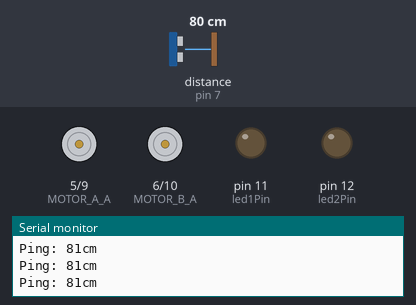
This sketch was run on a simulated Arduino Uno, built with avr-gcc and run on an emulated ATmega328P. On the bench: motor-driver pin pairs drawn as motors (green arrow = first pin HIGH = forward, orange = second pin HIGH = backward, longer = more drive), output pins drawn as LEDs (lit = HIGH), the last lines printed to the serial monitor. Dashed ring = blinking. The inputs (shaded band) are chosen by the test bench; at power-on: distance to the obstacle (sensor on pin 7) 80 cm. The echo pulse lasts 58.3 µs per cm.

Above: at 1.7 s.
1.8 s: distance to the obstacle (sensor on pin 7) set to 11 cm
4.8 s: distance to the obstacle (sensor on pin 7) set to 8 cm
At 5.9 s:
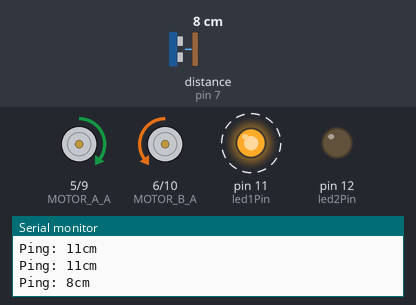
7.8 s: distance to the obstacle (sensor on pin 7) set to 18 cm
At 8.5 s:
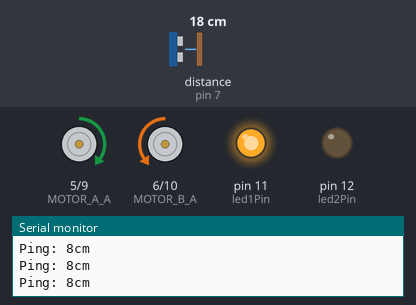
10.8 s: distance to the obstacle (sensor on pin 7) set to 2 cm
At 11.3 s:
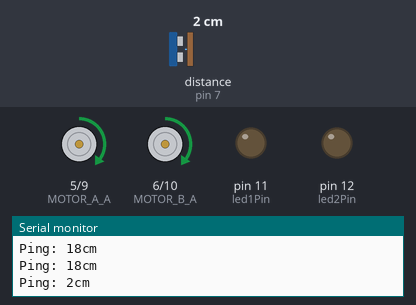
13.8 s: distance to the obstacle (sensor on pin 7) set to 35 cm
At 15.7 s:
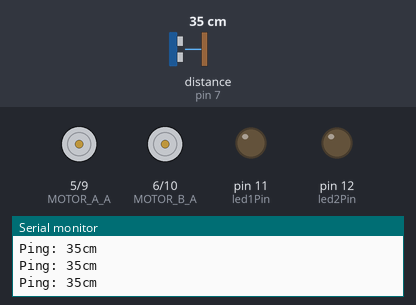
Timing chart, 0 to 16.5 s (numbered marks = the images above; inputs shaded):
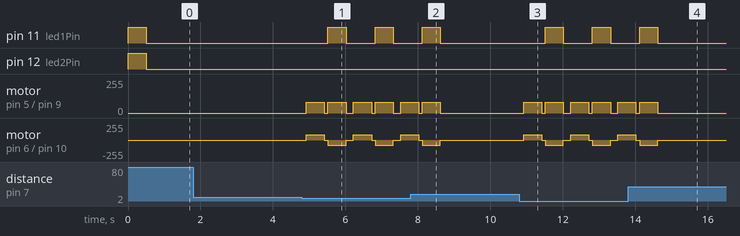

The sketch:

Test4_all.ino
```cpp
/*
 * Robot program
 * done :
 *    - led
 *    - ultrasound
 *    - //buzzer
 *    - motor (test to do)
 *    - remote
 *
 */
#include <IRLib.h>
#include <NewPing.h>  // Ultrasound library

#define led1Pin       11  // LEDs
#define led2Pin       12  // LEDs
#define ECHO_PIN      7   // Arduino pin tied to echo pin on ping sensor.
#define TRIGGER_PIN   8   // Arduino pin tied to trigger pin on ping sensor.
#define buzzerPin     3   // Buzzer
#define remotePin     4   // Ir reciever
#define MOTOR_A_B     9   // Motor A pin 1, A-IB, DIR
#define MOTOR_A_A     5   // Motor A pin 2, A-IA, PWM
#define MOTOR_B_B     10  // Motor B pin 1, B-IB, DIR
#define MOTOR_B_A     6   // Motor B pin 2, B-IA, PWM

#define UP    0xFF629D
#define DOWN  0xFFA857
#define RIGHT 0xFFC23D
#define LEFT  0xFF22DD
#define OK    0xFF02FD
#define NUM_1 0xFF6897
#define NUM_2 0xFF9867
#define NUM_3 0xFFB04F
#define NUM_4 0xFF30CF
#define NUM_5 0xFF18E7
#define NUM_6 0xFF7A85
#define NUM_7 0xFF10EF
#define NUM_8 0xFF38C7
#define NUM_9 0xFF5AA5
#define NUM_0 0xFF4AB5
#define STAR  0xFF42BD
#define HASH  0xFF52AD

// the actual values for "fast" and "slow" depend on the motor
#define PWM_SLOW    80      // arbitrary slow speed PWM duty cycle
#define PWM_FAST    150     // arbitrary fast speed PWM duty cycle

//Create a receiver object to listen on pin 11
IRrecv My_Receiver(remotePin);
//Create a decoder object
IRdecode My_Decoder;

// ultrasound
#define MAX_DISTANCE 100  // Maximum distance we want to ping for (in centimeters). Maximum sensor distance is rated at 400-500cm.
NewPing sonar(TRIGGER_PIN, ECHO_PIN, MAX_DISTANCE); // NewPing setup of pins and maximum distance.
int sonarDistance = 0;        // Distance of the object

int DistanceMinimum;

void setup()
{
  DistanceMinimum = 4;
  Serial.begin(9600);
  My_Receiver.enableIRIn(); // Start the receiver
  pinMode(led1Pin,OUTPUT);          // Led output
  pinMode(led2Pin,OUTPUT);          // Led output
  pinMode( MOTOR_A_A, OUTPUT );
  pinMode( MOTOR_A_B, OUTPUT );
  pinMode( MOTOR_B_A, OUTPUT );
  pinMode( MOTOR_B_B, OUTPUT );
  stop();
  digitalWrite(led1Pin, HIGH);
  digitalWrite(led2Pin, HIGH);
  delay(500);
  digitalWrite(led1Pin, LOW);
  digitalWrite(led2Pin, LOW);
}

void loop()
{
  // Check ultrasound
  int sonarDistanceTemp = sonar.ping_cm();
  if ( sonarDistanceTemp==0) sonarDistance = MAX_DISTANCE;  // Send ping, get distance in cm
  else sonarDistance = sonarDistanceTemp;

  Serial.print("Ping: ");
  Serial.print(sonarDistance);
  Serial.println("cm");

  if (sonarDistance<10) {
    stop();
    delay(100);
    backward(PWM_SLOW);
    delay(500);
    stop();
    delay(100);
    right(PWM_SLOW);
    delay(500);
    stop();
    delay(100);
  }

 if (My_Receiver.GetResults(&My_Decoder)) {
    My_Decoder.decode();   //Decode the data
    switch(My_Decoder.value) {
        case UP:
          forward(PWM_SLOW);
          break;
        case DOWN:
          backward(PWM_SLOW);
          break;
        case RIGHT:
          right(PWM_SLOW);
          break;
        case LEFT:
          left(PWM_SLOW);
          break;
        case OK:
          stop();
          break;
      }
    My_Receiver.resume();     //Restart the receiver
  }

}

void forward(int speed)
{
  digitalWrite(MOTOR_A_A,LOW);
  digitalWrite(MOTOR_B_A,LOW);
  analogWrite(MOTOR_A_B,speed);
  analogWrite(MOTOR_B_B,speed);
  digitalWrite(led1Pin, HIGH);
  digitalWrite(led2Pin, HIGH);
}

void right(int speed)
{
  analogWrite(MOTOR_A_A,speed);
  digitalWrite(MOTOR_B_A,LOW);
  digitalWrite(MOTOR_A_B,LOW);
  analogWrite(MOTOR_B_B,speed);
  digitalWrite(led1Pin, HIGH);
  digitalWrite(led2Pin, LOW);
}

void left(int speed)
{
  digitalWrite(MOTOR_A_A,LOW);
  analogWrite(MOTOR_B_A,speed);
  analogWrite(MOTOR_A_B,speed);
  digitalWrite(MOTOR_B_B,LOW);
  digitalWrite(led2Pin, HIGH);
  digitalWrite(led1Pin, LOW);
}

void backward(int speed)
{
  analogWrite(MOTOR_A_A,speed);
  analogWrite(MOTOR_B_A,speed);
  digitalWrite(MOTOR_A_B,LOW);
  digitalWrite(MOTOR_B_B,LOW);
  digitalWrite(led1Pin, LOW);
  digitalWrite(led2Pin, LOW);
}

void stop()
{
  digitalWrite(MOTOR_A_A,LOW);
  digitalWrite(MOTOR_B_A,LOW);
  digitalWrite(MOTOR_A_B,LOW);
  digitalWrite(MOTOR_B_B,LOW);
  digitalWrite(led1Pin, LOW);
  digitalWrite(led2Pin, LOW);
}
```

Measured:
- the behaviour switches between 10 and 9 cm on distance to the obstacle (sensor on pin 7) (found by bisection; images 0 and 1)
- after the input at 4.8 s, pin 11 (led1Pin): alternates HIGH for 0.50 s and LOW for 0.80 s, starting after 0.72 s; motor on pin 5 (MOTOR_A_A) / pin 9 (MOTOR_A_B): stopped → forward 80/255 after 0.12 s, → stopped 0.50 s later, → forward 80/255 0.10 s later, → stopped 0.50 s later, … (9 changes in this stretch)
- after the input at 7.8 s, pin 11 (led1Pin): goes on until 8.6 s, then stays LOW; motor on pin 5 (MOTOR_A_A) / pin 9 (MOTOR_A_B), motor on pin 6 (MOTOR_B_A) / pin 10 (MOTOR_B_B): goes on until 8.6 s, then stays stopped
- after the input at 10.8 s, pin 11 (led1Pin): alternates HIGH for 0.50 s and LOW for 0.80 s, starting after 0.71 s; motor on pin 5 (MOTOR_A_A) / pin 9 (MOTOR_A_B): stopped → forward 80/255 after 0.11 s, → stopped 0.50 s later, → forward 80/255 0.10 s later, → stopped 0.50 s later, … (9 changes in this stretch)
- after the input at 13.8 s, pin 11 (led1Pin): goes on until 14.6 s, then stays LOW; motor on pin 5 (MOTOR_A_A) / pin 9 (MOTOR_A_B), motor on pin 6 (MOTOR_B_A) / pin 10 (MOTOR_B_B): goes on until 14.6 s, then stays stopped
